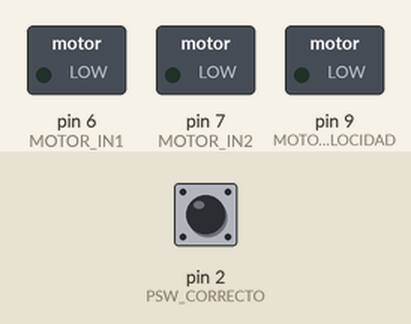
Bench run of a sketch on a simulated Arduino Uno, built with avr-gcc and run on an emulated ATmega328P. On the bench: switched loads named in the sketch (green lamp = pin HIGH). The inputs (shaded band) are chosen by the test bench; at power-on: pin 2 (PSW_CORRECTO) LOW. Pins used as bus, display or sensor lines are not drawn.

Above: at 1.2 s.
1.3 s: pin 2 (PSW_CORRECTO) pulled HIGH for 0.15 s
At 2.5 s:
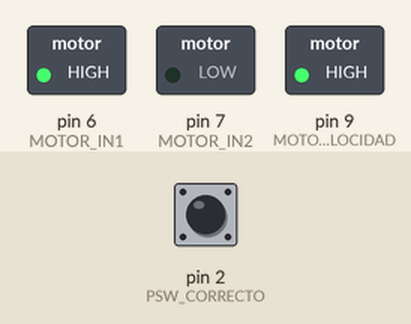
At 17.9 s:
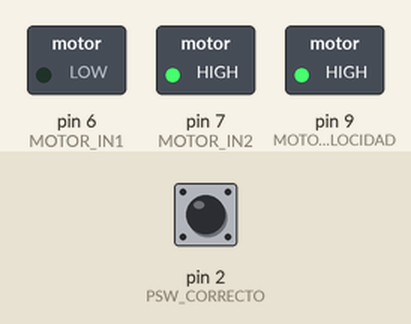
Timing chart, 0 to 18.3 s (numbered marks = the images above; inputs shaded):
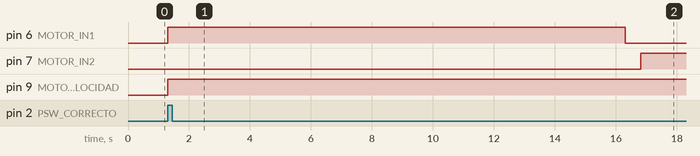

The sketch:

practica3.ino
```cpp
// Practica 3, Grupo #3

// PINES
const int PSW_CORRECTO    = 2,
          CLK_ASCENDENTE  = 3,
          CLK_DESCENDENTE = 4,
          MOTOR_VELOCIDAD = 9,
          MOTOR_IN1       = 6,
          MOTOR_IN2       = 7;

// PROTOTIPO DE FUNCIONES
void girarMotorIzqierda();
void girarMotorDerecha();
void apagarMotor();
void trenPulsos(int pin, int repeticiones);
void reiniciarContadores();


void setup() {
  // put your setup code here, to run once:
  pinMode(PSW_CORRECTO, INPUT);
  pinMode(CLK_ASCENDENTE, OUTPUT);
  pinMode(CLK_DESCENDENTE, OUTPUT);
  pinMode(MOTOR_VELOCIDAD, OUTPUT);
  pinMode(MOTOR_IN1, OUTPUT);
  pinMode(MOTOR_IN2, OUTPUT);


  Serial.begin(9600);
}

void loop() {
  // put your main code here, to run repeatedly:
  if (digitalRead(PSW_CORRECTO) == HIGH) {
    analogWrite(MOTOR_VELOCIDAD, 255); // Lanza aprox. 3.3V
    //digitalWrite(MOTOR_VELOCIDAD, HIGH); // Lanza aprox. 3.3V
    girarMotorIzqierda();
    trenPulsos(CLK_ASCENDENTE, 15);
    apagarMotor();
    delay(500);
    girarMotorDerecha();
    trenPulsos(CLK_DESCENDENTE, 10);
    apagarMotor();
    reiniciarContadores();
  }
  delay(17);
}


void girarMotorIzqierda() {
  digitalWrite(MOTOR_IN1, HIGH);
  digitalWrite(MOTOR_IN2, LOW);
}

void girarMotorDerecha() {
  digitalWrite(MOTOR_IN1, LOW);
  digitalWrite(MOTOR_IN2, HIGH);
}

void apagarMotor() {
  digitalWrite(MOTOR_IN1, LOW);
  digitalWrite(MOTOR_IN2, LOW);
}

void trenPulsos(int pin, int repeticiones) {
  for (int i = 0; i < repeticiones; i++) {
    digitalWrite(pin, HIGH);
    delay(1);
    digitalWrite(pin, LOW);
    delay(999);
  }
}

void reiniciarContadores() {
  digitalWrite(CLK_ASCENDENTE, HIGH);
  delay(1);
  digitalWrite(CLK_ASCENDENTE, LOW);

  digitalWrite(CLK_DESCENDENTE, HIGH);
  delay(1);
  digitalWrite(CLK_DESCENDENTE, LOW);
}
```

Measured:
- after the input at 1.3 s, pin 6 (MOTOR_IN1): LOW → HIGH at once, → LOW 15.0 s later; pin 7 (MOTOR_IN2): LOW → HIGH after 15.5 s; pin 9 (MOTOR_VELOCIDAD): LOW → HIGH at once
